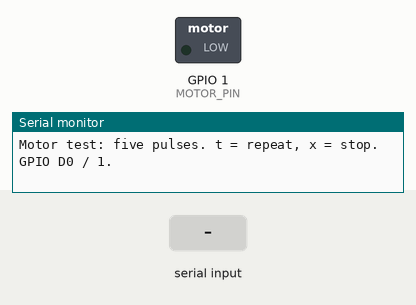
Simulated run of this sketch. Board: Seeed XIAO ESP32-S3. On the bench: switched loads named in the sketch (green lamp = pin HIGH), the last lines printed to the serial monitor. Dashed ring = blinking. The test bench sets the inputs (shaded band).

Above: at 1.2 s.
1.3 s: "x" received over Serial
At 1.9 s:
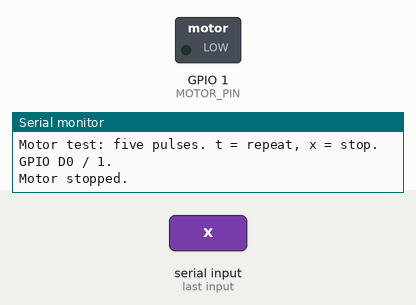
2.8 s: "t" received over Serial
At 4.67 s:
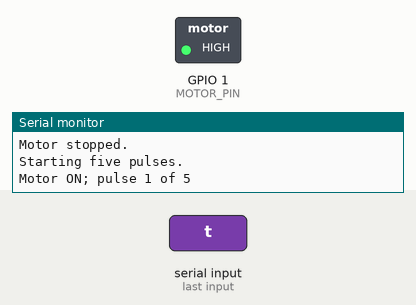
Timing chart, 0 to 14.0 s (numbered marks = the images above; inputs shaded):
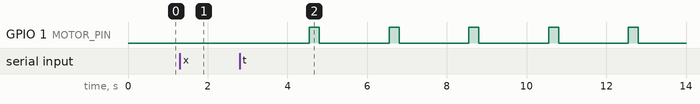

The sketch:

motor_pulse_test.ino
```cpp
/* SenseStep motor-only bench test, XIAO ESP32-S3.
 * Active-high IN/VCC/GND motor module with its own MOSFET driver.
 * D0/GPIO1 -> IN ONLY with verified 3.3 V compatibility or a logic buffer.
 * Motor VCC -> USB 5 V; GND -> common ground. Never power motor from GPIO.
 * Plays five 250 ms pulses after startup, then stays off.
 * Serial Monitor 115200: t = repeat, x = stop.
 */
#include <Arduino.h>

constexpr uint8_t MOTOR_PIN = D0;
constexpr uint32_t ON_MS = 250;
constexpr uint32_t OFF_MS = 1750;
uint8_t pulsesRemaining = 5;
uint32_t phaseStartedAt = 0;
bool motorIsOn = false;

void setup() {
  pinMode(MOTOR_PIN, OUTPUT);
  digitalWrite(MOTOR_PIN, LOW);
  Serial.begin(115200);
  const uint32_t startedAt = millis();
  while (!Serial && millis() - startedAt < 3000) delay(10);
  Serial.println("Motor test: five pulses. t = repeat, x = stop. GPIO D0 / 1.");
  phaseStartedAt = millis();
}

void loop() {
  const uint32_t now = millis();
  while (Serial.available()) {
    const char command = Serial.read();
    if (command == 't' || command == 'x') {
      digitalWrite(MOTOR_PIN, LOW);
      motorIsOn = false;
      pulsesRemaining = command == 't' ? 5 : 0;
      phaseStartedAt = now;
      Serial.println(command == 't' ? "Starting five pulses." : "Motor stopped.");
    }
  }
  if (pulsesRemaining && !motorIsOn && now - phaseStartedAt >= OFF_MS) {
    motorIsOn = true;
    phaseStartedAt = now;
    digitalWrite(MOTOR_PIN, HIGH);
    Serial.printf("Motor ON; pulse %u of 5\n", 6 - pulsesRemaining);
  } else if (motorIsOn && now - phaseStartedAt >= ON_MS) {
    motorIsOn = false;
    phaseStartedAt = now;
    digitalWrite(MOTOR_PIN, LOW);
    --pulsesRemaining;
    Serial.println(pulsesRemaining ? "Motor OFF" : "Finished. Motor OFF; t to repeat.");
  }
  delay(1);
}
```

Measured:
- after the input at 1.3 s, GPIO 1 (MOTOR_PIN): stays LOW (without the input it goes to HIGH after 0.45 s)
- after the input at 2.8 s, GPIO 1 (MOTOR_PIN): alternates HIGH for 0.25 s and LOW for 1.8 s, starting after 1.8 s
